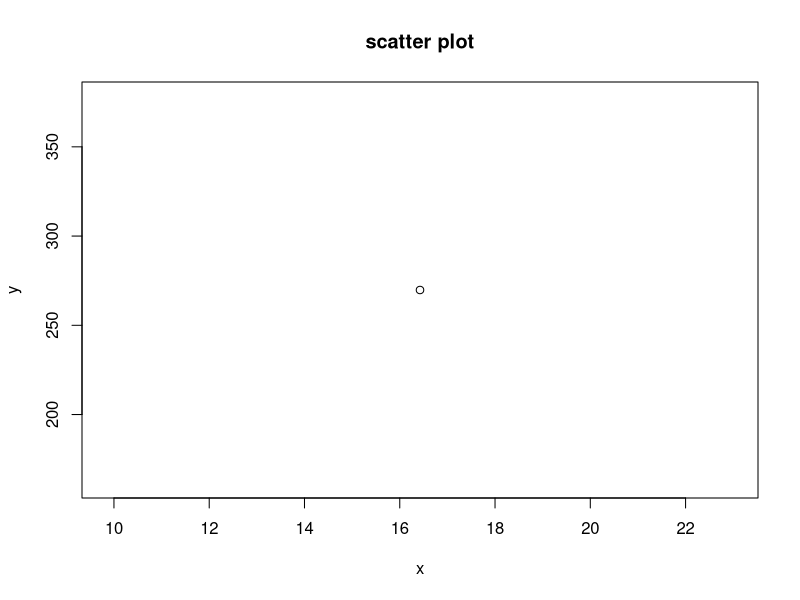
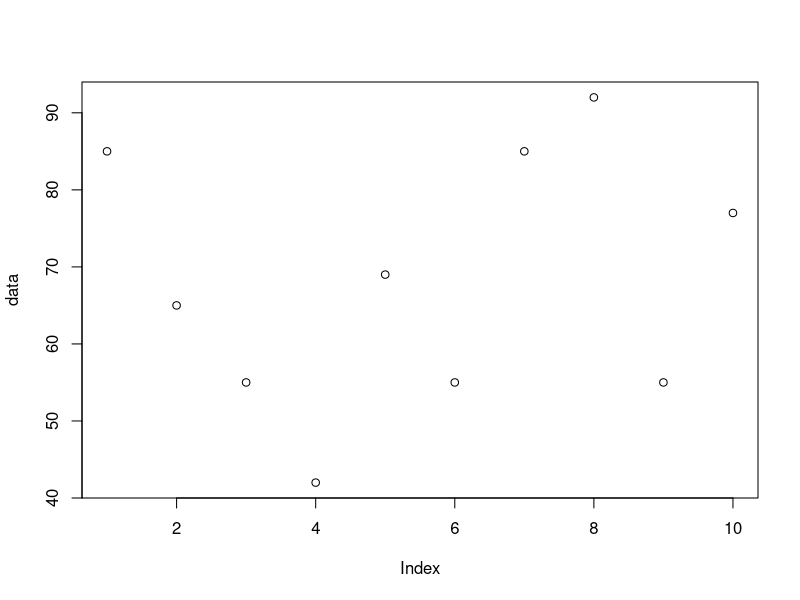
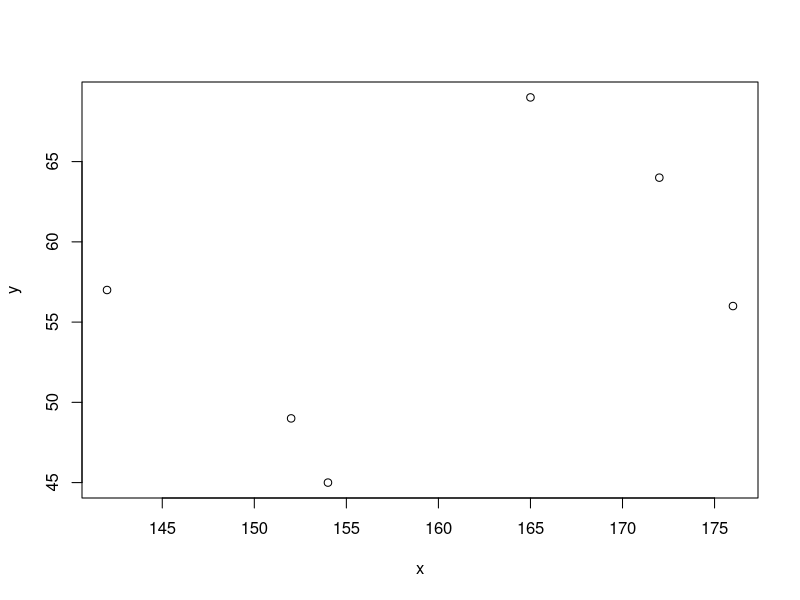
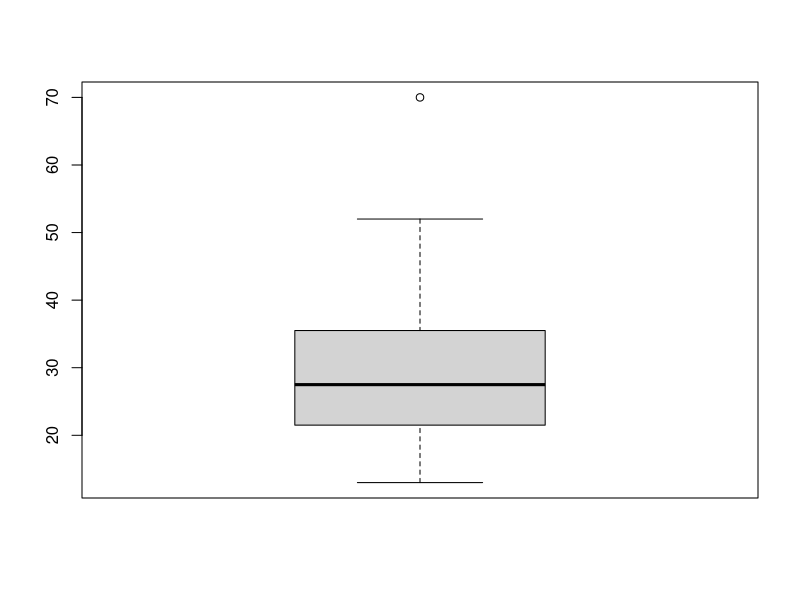
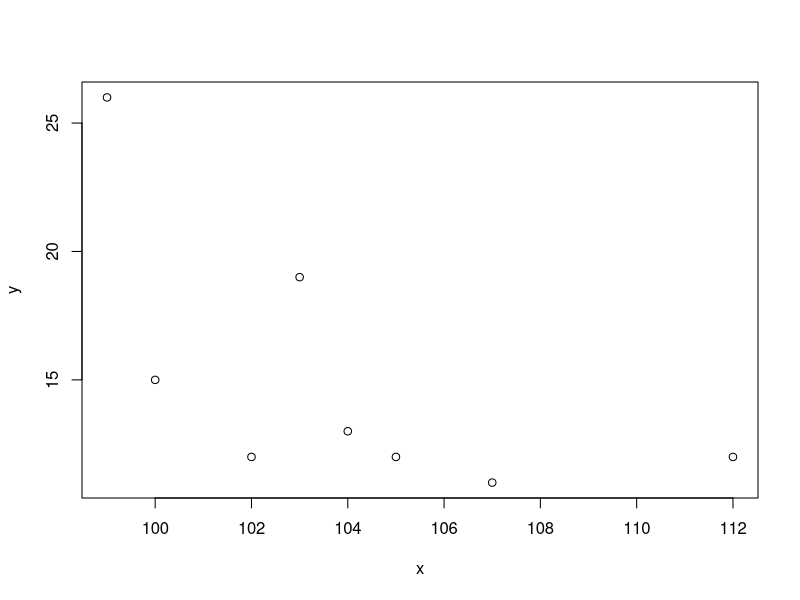

Write R code to recreate these figures, in order.
#Mean,median and mode of ungrouped data

data <- c(85,65,55,42,69,55,85,92,55,77)

mean(data)

median(data)

getmode <- function(data){
  uniq <- unique(data)
  uniq[which.max(tabulate(match(data,uniq)))]
}
res <- getmode(data)
print(res)

#Mean,median and mode of grouped data

#Standard deviation,variance and scatter plot

data <- c(85,65,55,42,69,55,85,92,55,77)

x<-sd(data)
print(x)
y<-var(data)
print(y)
plot(x,y,main="scatter plot")
plot(data)

#Mean,median and mode of grouped data with class Intervals

#Regression ,visualize the data using scatter plot

x<- c(172,176,154,165,152,142)
y<- c(64,56,45,69,49,57)

res<-lm(y~x)
print(res)

print(summary(res))

plot(x,y)

#6
data<-c(13,15,16,19,20,21,22,22,25,25,25,25,30,33,33,35,35,35,36,40,45,46,52,70)
boxplot(data)
summary(data)
IQR(data)

#Karl pearson's coefficient

x <- c(100,102,104,107,105,112,103,99)
y <- c(15,12,13,11,12,12,19,26)

sum_of_x <- sum(x)
sum_of_y <- sum(y)
sum_of_x_sq <- sum(x^2)
sum_of_y_sq <- sum(y^2)
sum_of_xy <- sum(x*y)
n <- length(x)

c_c <- (n*sum_of_xy -(sum_of_x*sum_of_y))/sqrt((n*sum_of_x_sq-(sum_of_x^2))*(sum_of_y_sq-(sum_of_y^2)))
print(c_c)

plot(x,y)

#chi-square test

x <-c(146,78,48,98,54,22,42,92,20,10,10,20)
res<-chisq.test(x)
print(res)

#10

Temp<-c(102,101,100,99,98)
pulse<-c(100,90,80,70,60)

cov(Temp,pulse,method = "kendall")

#11
#1
x<-c()

